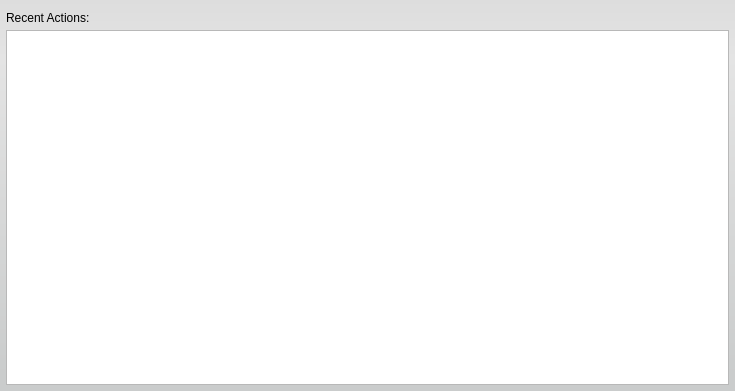
<?xml version="1.0" encoding="UTF-8"?>
<ui version="4.0">
 <class>HistoryWidget</class>
 <widget class="QWidget" name="HistoryWidget">
  <property name="geometry">
   <rect>
    <x>0</x>
    <y>0</y>
    <width>735</width>
    <height>391</height>
   </rect>
  </property>
  <property name="windowTitle">
   <string>Seg3D2.0 History</string>
  </property>
  <property name="styleSheet">
   <string notr="true">QWidget#HistoryWidget {
  background-color: qlineargradient(spread:pad, x1:0.5, y1:0, x2:0.5, y2:0.960227, stop:0 rgba(221, 221, 221, 255), stop:0.155779 rgba(228, 228, 228, 255), stop:1 rgba(202, 204, 204, 255));
}</string>
  </property>
  <layout class="QVBoxLayout" name="verticalLayout">
   <property name="spacing">
    <number>2</number>
   </property>
   <property name="leftMargin">
    <number>6</number>
   </property>
   <property name="topMargin">
    <number>8</number>
   </property>
   <property name="rightMargin">
    <number>6</number>
   </property>
   <property name="bottomMargin">
    <number>6</number>
   </property>
   <item>
    <layout class="QHBoxLayout" name="horizontalLayout">
     <item>
      <widget class="QLabel" name="label">
       <property name="text">
        <string>Recent Actions:</string>
       </property>
      </widget>
     </item>
     <item>
      <spacer name="horizontalSpacer">
       <property name="orientation">
        <enum>Qt::Horizontal</enum>
       </property>
       <property name="sizeHint" stdset="0">
        <size>
         <width>568</width>
         <height>20</height>
        </size>
       </property>
      </spacer>
     </item>
    </layout>
   </item>
   <item>
    <widget class="QTableView" name="tableView">
     <property name="editTriggers">
      <set>QAbstractItemView::NoEditTriggers</set>
     </property>
     <property name="showDropIndicator" stdset="0">
      <bool>false</bool>
     </property>
     <property name="alternatingRowColors">
      <bool>true</bool>
     </property>
     <property name="selectionMode">
      <enum>QAbstractItemView::NoSelection</enum>
     </property>
     <property name="showGrid">
      <bool>false</bool>
     </property>
     <property name="gridStyle">
      <enum>Qt::NoPen</enum>
     </property>
     <property name="wordWrap">
      <bool>false</bool>
     </property>
     <property name="cornerButtonEnabled">
      <bool>false</bool>
     </property>
     <attribute name="horizontalHeaderDefaultSectionSize">
      <number>2</number>
     </attribute>
     <attribute name="horizontalHeaderMinimumSectionSize">
      <number>2</number>
     </attribute>
     <attribute name="horizontalHeaderStretchLastSection">
      <bool>true</bool>
     </attribute>
     <attribute name="verticalHeaderVisible">
      <bool>false</bool>
     </attribute>
     <attribute name="verticalHeaderHighlightSections">
      <bool>false</bool>
     </attribute>
     <attribute name="verticalHeaderMinimumSectionSize">
      <number>12</number>
     </attribute>
     <attribute name="verticalHeaderVisible">
      <bool>false</bool>
     </attribute>
     <attribute name="horizontalHeaderStretchLastSection">
      <bool>true</bool>
     </attribute>
     <attribute name="horizontalHeaderMinimumSectionSize">
      <number>2</number>
     </attribute>
     <attribute name="verticalHeaderMinimumSectionSize">
      <number>12</number>
     </attribute>
     <attribute name="verticalHeaderHighlightSections">
      <bool>false</bool>
     </attribute>
     <attribute name="horizontalHeaderDefaultSectionSize">
      <number>2</number>
     </attribute>
    </widget>
   </item>
  </layout>
 </widget>
 <resources/>
 <connections/>
</ui>
